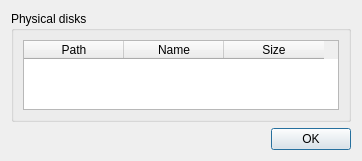
<?xml version="1.0" encoding="UTF-8"?>
<ui version="4.0">
 <class>PhysicalHddDialog</class>
 <widget class="QDialog" name="PhysicalHddDialog">
  <property name="geometry">
   <rect>
    <x>0</x>
    <y>0</y>
    <width>712</width>
    <height>437</height>
   </rect>
  </property>
  <property name="windowTitle">
   <string>Dialog</string>
  </property>
  <layout class="QGridLayout" name="gridLayout">
   <property name="sizeConstraint">
    <enum>QLayout::SetFixedSize</enum>
   </property>
   <item row="0" column="0">
    <widget class="QGroupBox" name="physicalHddGroupBox">
     <property name="title">
      <string>Physical disks</string>
     </property>
     <layout class="QGridLayout" name="gridLayout_2">
      <property name="sizeConstraint">
       <enum>QLayout::SetFixedSize</enum>
      </property>
      <item row="0" column="0">
       <widget class="QTableWidget" name="tableWidget">
        <property name="sizeAdjustPolicy">
         <enum>QAbstractScrollArea::AdjustToContents</enum>
        </property>
        <property name="alternatingRowColors">
         <bool>true</bool>
        </property>
        <property name="selectionMode">
         <enum>QAbstractItemView::SingleSelection</enum>
        </property>
        <property name="selectionBehavior">
         <enum>QAbstractItemView::SelectRows</enum>
        </property>
        <property name="sortingEnabled">
         <bool>true</bool>
        </property>
        <column>
         <property name="text">
          <string>Path</string>
         </property>
        </column>
        <column>
         <property name="text">
          <string>Name</string>
         </property>
        </column>
        <column>
         <property name="text">
          <string>Size</string>
         </property>
        </column>
       </widget>
      </item>
     </layout>
    </widget>
   </item>
   <item row="1" column="0">
    <widget class="QDialogButtonBox" name="buttonBox">
     <property name="orientation">
      <enum>Qt::Horizontal</enum>
     </property>
     <property name="standardButtons">
      <set>QDialogButtonBox::Ok</set>
     </property>
    </widget>
   </item>
  </layout>
 </widget>
 <resources/>
 <connections>
  <connection>
   <sender>buttonBox</sender>
   <signal>accepted()</signal>
   <receiver>PhysicalHddDialog</receiver>
   <slot>accept()</slot>
   <hints>
    <hint type="sourcelabel">
     <x>248</x>
     <y>254</y>
    </hint>
    <hint type="destinationlabel">
     <x>157</x>
     <y>274</y>
    </hint>
   </hints>
  </connection>
  <connection>
   <sender>buttonBox</sender>
   <signal>rejected()</signal>
   <receiver>PhysicalHddDialog</receiver>
   <slot>reject()</slot>
   <hints>
    <hint type="sourcelabel">
     <x>316</x>
     <y>260</y>
    </hint>
    <hint type="destinationlabel">
     <x>286</x>
     <y>274</y>
    </hint>
   </hints>
  </connection>
 </connections>
</ui>
